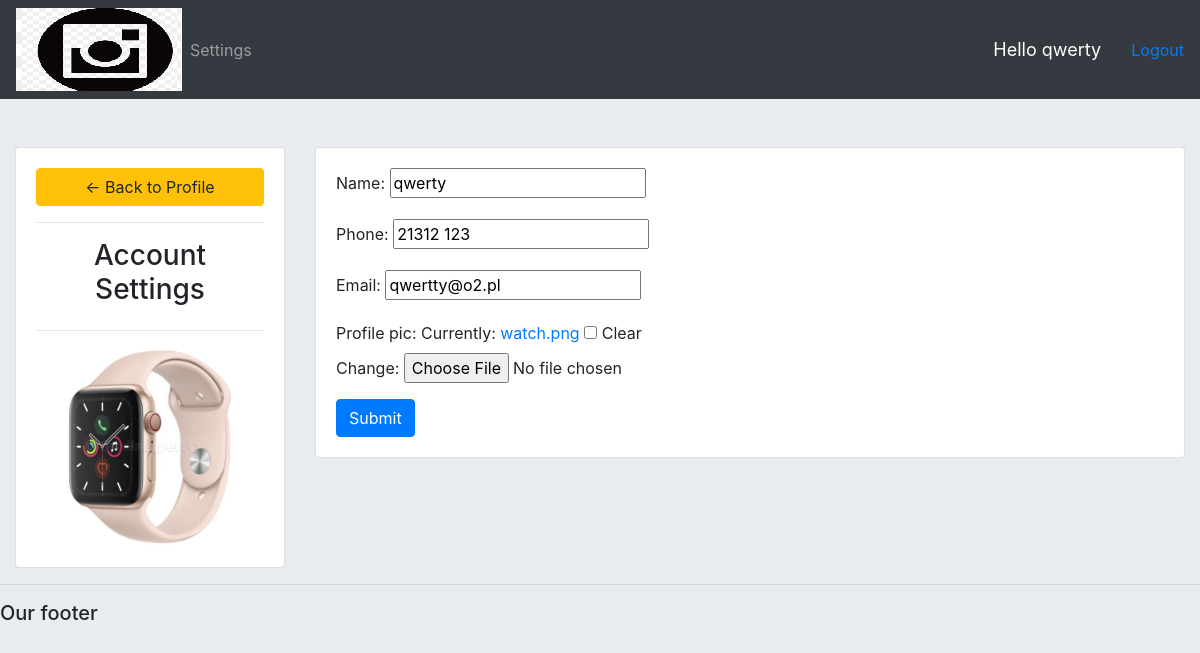
/account/ (signed in), run on the app's committed database.
### accounts/models.py (models this page shows, shortened)
class Customer(models.Model):
    user = models.OneToOneField(
        User, blank=True, null=True, on_delete=models.CASCADE)
    name = models.CharField(max_length=255, null=True)
    phone = models.CharField(max_length=255, null=True)
    email = models.CharField(max_length=255, null=True)
    profile_pic = models.ImageField(
        default='profile.png', null=True, blank=True)
    date_created = models.DateField(auto_now_add=True, null=True)

### accounts/decorators.py (the view)
        def wrapper_func(request, *args, **kwargs):
            group = None
            if request.user.groups.exists():
                group = request.user.groups.all()[0].name
            if group in allowed_roles:
                return view_func(request, *args, **kwargs)
            else:
                return HttpResponse('You are not authorize!')

### accounts/forms.py
class CustomerForm(ModelForm):
    class Meta:
        model = Customer
        fields = '__all__'
        exclude = ['user']

### accounts/views.py (called while the page is built)
@login_required(login_url='login')
@allowed_users(allowed_roles=['customer'])
def account_settings(request):
    customer = request.user.customer
    form = CustomerForm(instance=customer)
    if request.method == 'POST':
        form = CustomerForm(request.POST, request.FILES, instance=customer)
        if form.is_valid():
            form.save()
    context = {
        'form': form,
    }
    return render(request, 'accounts/account_settings.html', context)

### accounts/templates/accounts/account_settings.html (shortened to what this page needs)
{%  extends 'accounts/main.html' %}
{% load static %}
{% block content %}
<br>
<div class="row">
    <div class="col-md-3">
        <div class="card card-body">
            <a class="btn btn-warning" href="{% url 'home' %}"> &#8592; Back to Profile</a>
            <hr>
            <h3 style="text-align: center">Account Settings</h3>
            <hr>
            <img class="profile-pic" src="{{request.user.customer.profile_pic.url}}">
        </div>
    </div>
    <div class="col-md-9">
        <div class="card card-body">
            <form method="POST" action="" enctype="multipart/form-data">
                {{form.as_p}}
                <input class="btn btn-primary" type="submit" name="Update Information">
            </form>
        </div>
    </div>
</div>
{% endblock %}

### accounts/templates/accounts/navbar.html (shortened to what this page needs)
{% load static %}
<nav class="navbar navbar-expand-lg navbar-dark bg-dark">
    <img src="{% static 'images/logo.png' %}" alt="">
    <div class="collapse navbar-collapse" id="navbarNav">
        <ul class="navbar-nav">
            {% if request.user.is_staff %}
            <li class="nav-item active">
                <a class="nav-link" href="{% url 'dashboard' %}">Dashboard</a>
            </li>
            <li class="nav-item">
                <a class="nav-link" href="{% url 'products' %}">Products </a>
            </li>
            {% else %}
            <li class="nav-item">
                <a class="nav-link" href="{% url 'account_settings' %}">Settings </a>
            </li>
            {% endif %}
        </ul>
    </div>
    <span class="hello-msg">Hello {{ request.user }} &nbsp;</span>
    <span><a href="{% url 'logout' %}">Logout</a></span>
</nav>
<br>

### static/css/main.css (style rules this page uses)
body { background-color: #e8ebf0; }
.row { margin-left: 0; margin-right: 0; }

### accounts/templates/accounts/navbar.html (style rules this page uses)
.hello-msg { font-size: 18px; color: white; margin: 20px; }

### accounts/templates/accounts/account_settings.html (style rules this page uses)
.profile-pic { max-width: 200px; max-height: 200px; margin: 0 auto; border-radius: 50%; }

### data on the page
Customer: name "qwerty", phone "21312 123", email "qwertty@o2.pl"

### other printed values
{{ request.user }} "qwerty"
